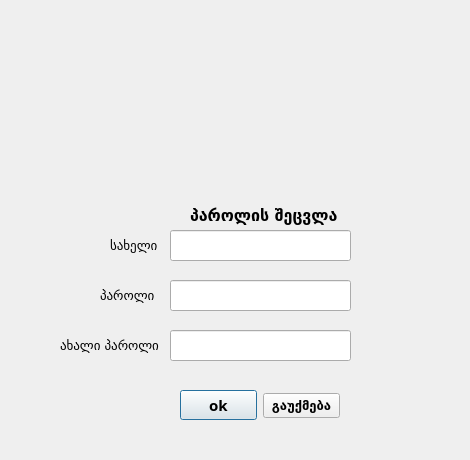
<?xml version="1.0" encoding="UTF-8"?>
<ui version="4.0">
 <class>changepass</class>
 <widget class="QDialog" name="changepass">
  <property name="geometry">
   <rect>
    <x>0</x>
    <y>0</y>
    <width>470</width>
    <height>460</height>
   </rect>
  </property>
  <property name="minimumSize">
   <size>
    <width>470</width>
    <height>460</height>
   </size>
  </property>
  <property name="maximumSize">
   <size>
    <width>470</width>
    <height>460</height>
   </size>
  </property>
  <property name="font">
   <font>
    <family>Sylfaen</family>
    <pointsize>12</pointsize>
    <weight>75</weight>
    <bold>true</bold>
   </font>
  </property>
  <property name="windowTitle">
   <string>Dialog</string>
  </property>
  <widget class="QLineEdit" name="lineEdit">
   <property name="geometry">
    <rect>
     <x>170</x>
     <y>230</y>
     <width>181</width>
     <height>31</height>
    </rect>
   </property>
   <property name="font">
    <font>
     <family>Sylfaen</family>
     <pointsize>12</pointsize>
     <weight>50</weight>
     <bold>false</bold>
    </font>
   </property>
  </widget>
  <widget class="QLineEdit" name="lineEdit_2">
   <property name="geometry">
    <rect>
     <x>170</x>
     <y>280</y>
     <width>181</width>
     <height>31</height>
    </rect>
   </property>
   <property name="font">
    <font>
     <family>Sylfaen</family>
     <pointsize>12</pointsize>
     <weight>50</weight>
     <bold>false</bold>
    </font>
   </property>
   <property name="echoMode">
    <enum>QLineEdit::Password</enum>
   </property>
  </widget>
  <widget class="QLineEdit" name="lineEdit_3">
   <property name="geometry">
    <rect>
     <x>170</x>
     <y>330</y>
     <width>181</width>
     <height>31</height>
    </rect>
   </property>
   <property name="font">
    <font>
     <family>Sylfaen</family>
     <pointsize>12</pointsize>
     <weight>50</weight>
     <bold>false</bold>
    </font>
   </property>
   <property name="echoMode">
    <enum>QLineEdit::Password</enum>
   </property>
  </widget>
  <widget class="QLabel" name="label">
   <property name="geometry">
    <rect>
     <x>110</x>
     <y>230</y>
     <width>61</width>
     <height>31</height>
    </rect>
   </property>
   <property name="font">
    <font>
     <family>Sylfaen</family>
     <pointsize>10</pointsize>
     <weight>50</weight>
     <bold>false</bold>
    </font>
   </property>
   <property name="text">
    <string>სახელი</string>
   </property>
  </widget>
  <widget class="QLabel" name="label_2">
   <property name="geometry">
    <rect>
     <x>100</x>
     <y>270</y>
     <width>61</width>
     <height>51</height>
    </rect>
   </property>
   <property name="font">
    <font>
     <family>Sylfaen</family>
     <pointsize>10</pointsize>
     <weight>50</weight>
     <bold>false</bold>
    </font>
   </property>
   <property name="text">
    <string>პაროლი</string>
   </property>
  </widget>
  <widget class="QLabel" name="label_3">
   <property name="geometry">
    <rect>
     <x>60</x>
     <y>330</y>
     <width>111</width>
     <height>31</height>
    </rect>
   </property>
   <property name="font">
    <font>
     <family>Sylfaen</family>
     <pointsize>10</pointsize>
     <weight>50</weight>
     <bold>false</bold>
    </font>
   </property>
   <property name="text">
    <string>ახალი პაროლი</string>
   </property>
  </widget>
  <widget class="QLabel" name="label_5">
   <property name="geometry">
    <rect>
     <x>190</x>
     <y>200</y>
     <width>161</width>
     <height>31</height>
    </rect>
   </property>
   <property name="font">
    <font>
     <family>Sylfaen</family>
     <pointsize>12</pointsize>
     <weight>75</weight>
     <bold>true</bold>
    </font>
   </property>
   <property name="text">
    <string>&lt;html&gt;&lt;head/&gt;&lt;body&gt;&lt;p&gt;პაროლის შეცვლა&lt;/p&gt;&lt;/body&gt;&lt;/html&gt;</string>
   </property>
  </widget>
  <widget class="QWidget" name="layoutWidget">
   <property name="geometry">
    <rect>
     <x>180</x>
     <y>390</y>
     <width>160</width>
     <height>31</height>
    </rect>
   </property>
   <layout class="QHBoxLayout" name="horizontalLayout">
    <item>
     <widget class="QPushButton" name="pushButton">
      <property name="font">
       <font>
        <family>Sylfaen</family>
        <pointsize>11</pointsize>
        <weight>75</weight>
        <bold>true</bold>
       </font>
      </property>
      <property name="text">
       <string>ok</string>
      </property>
     </widget>
    </item>
    <item>
     <widget class="QPushButton" name="pushButton_2">
      <property name="font">
       <font>
        <family>Sylfaen</family>
        <pointsize>10</pointsize>
        <weight>75</weight>
        <bold>true</bold>
       </font>
      </property>
      <property name="text">
       <string>გაუქმება</string>
      </property>
     </widget>
    </item>
   </layout>
  </widget>
  <widget class="QLabel" name="label_4">
   <property name="geometry">
    <rect>
     <x>90</x>
     <y>0</y>
     <width>311</width>
     <height>201</height>
    </rect>
   </property>
   <property name="text">
    <string>&lt;html&gt;&lt;head/&gt;&lt;body&gt;&lt;p&gt;&lt;img src=&quot;:/logo-nandv.png&quot;/&gt;&lt;/p&gt;&lt;/body&gt;&lt;/html&gt;</string>
   </property>
  </widget>
  <zorder>layoutWidget</zorder>
  <zorder>lineEdit</zorder>
  <zorder>lineEdit_2</zorder>
  <zorder>lineEdit_3</zorder>
  <zorder>label</zorder>
  <zorder>label_2</zorder>
  <zorder>label_3</zorder>
  <zorder>label_5</zorder>
  <zorder>label_4</zorder>
 </widget>
 <resources/>
 <connections/>
</ui>
